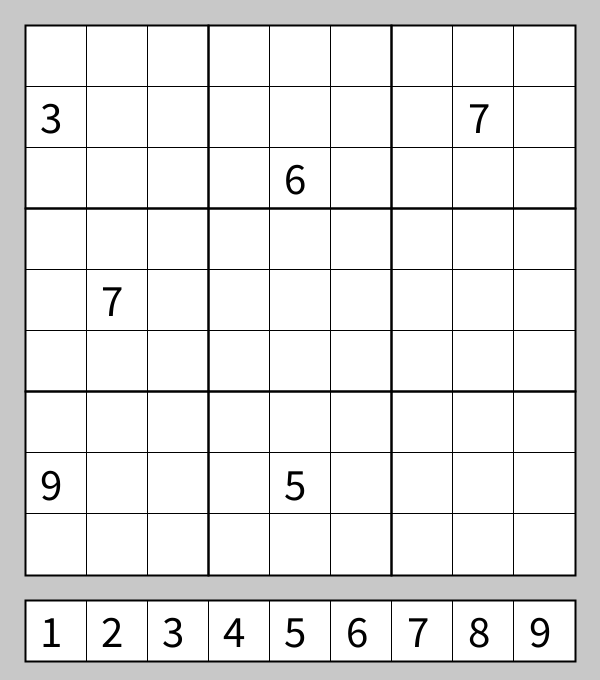
Frame 1 (no input)
Frame 60 (the mouse pressed at the canvas centre just before this capture): identical to frame 1, image omitted
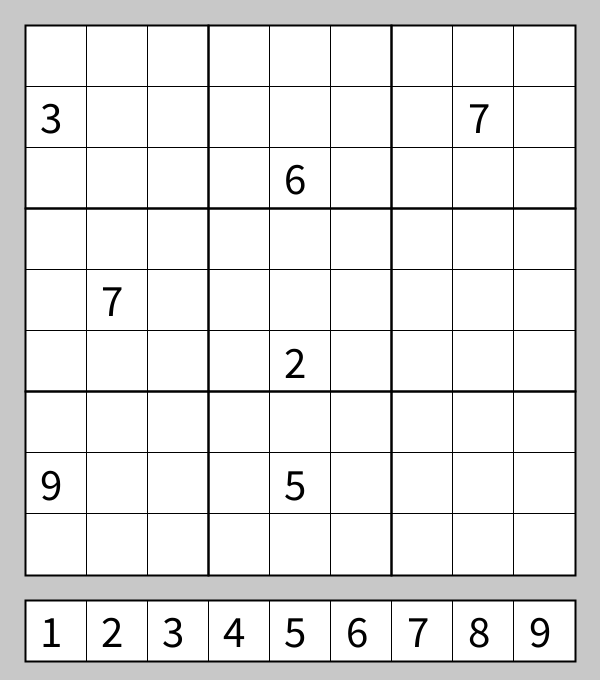
Frame 120 (the mouse held since frame 60 and released just before this capture)

The Processing sketch that drew these frames (run headless with seeded random() and noise(); from frame 60 on, the mouse is pressed at the canvas centre):

// Processing sketch: sudoku
// ── sudoku.pde
int[] num = {
  0,0,0,  0,0,0,  0,0,0,
  3,0,0,  0,0,0,  0,7,0,
  0,0,0,  0,6,0,  0,0,0,
  
  0,0,0,  0,0,0,  0,0,0,
  0,7,0,  0,0,0,  0,0,0,
  0,0,0,  0,0,0,  0,0,0,
  
  0,0,0,  0,0,0,  0,0,0,
  9,0,0,  0,5,0,  0,0,0,
  0,0,0,  0,0,0,  0,0,0,  
};

PVector textDrawOffset = new PVector(15, 47); //Offset of text in each square
PVector gridStart = new PVector(25, 25); //Start position (top left) of sudoku in pixels
float gridSize = 550; //Size of sudoku in pixels

boolean mouseDown = false;

int numberSelected = 2;

void setup() {
  size(600, 680);  
}

void draw() {
  background(200);
  drawGrid();
  drawButtons();
}

void drawButtons() {
  pushMatrix();
  translate(gridStart.x, gridStart.y);
  
  // Drawing the buttons
  for (int i = 0; i < 9; i++) {
    fill(255);
    strokeWeight(1);
    rect(i * gridSize/9, gridSize + 25, gridSize/9, gridSize/9);
    fill(0);
    text(i+1, i*gridSize/9 + textDrawOffset.x, gridSize + 25 + textDrawOffset.y);
  }
  noFill();
  strokeWeight(2);
  rect(0, gridSize + 25, gridSize, gridSize/9);
  popMatrix();
}

void drawGrid() {
  pushMatrix();
  translate(gridStart.x, gridStart.y);
  fill(255);
  strokeWeight(1);
  textSize(45);
  
  // Drawing all small squares, including the numbers in them
  for (int y = 0; y < 9; y++) {
    for (int x = 0; x < 9; x++) {      
      fill(255);
      rect(x*gridSize/9, y*gridSize/9, gridSize/9, gridSize/9);
      fill(0);
      if (num[x+y*9] != 0) text(num[x+y*9], x*gridSize/9 + textDrawOffset.x, y*gridSize/9 + textDrawOffset.y);
    }
  }
  noFill();
  strokeWeight(2);
  
  // Drawing all 9 big squares
  for (int y = 0; y < 3; y++) {
    for (int x = 0; x < 3; x++) {
      rect(x*gridSize/3, y*gridSize/3, gridSize/3, gridSize/3);
    }
  }
  popMatrix();
}

void mousePressed() {
  
  // Checking whether mouse is on grid
  if (mouseX >= gridStart.x && mouseX <= gridStart.x + gridSize && mouseY >= gridStart.y && mouseY <= gridStart.y + gridSize) {
    
    // Number selected = 0 means no number is selected
    if (numberSelected != 0) {
      
      // Calculating mouse position relative to grid
      float mx = mouseX-gridStart.x;
      float my = mouseY-gridStart.y;
      
      // Calculating the index on grid from aforementioned relative mouse position
      int index = floor(my/(gridSize/9)) * 9 + floor(mx/(gridSize/9));
      num[index] = numberSelected;
      print(index + "\n");
    }
  }
  
  // Checking whether mouse is on bar to choose number
  else if (mouseX >= gridStart.x && mouseX <= gridStart.x + gridSize && mouseY >= gridStart.y + gridSize + 25 && mouseY <= gridStart.y + gridSize + 25 + gridSize/9) {
    
    // Calculating the new numebr from relative mouse position
    numberSelected = ceil((mouseX-gridStart.x)/(gridSize/9));
    print("new number selected " + numberSelected + "\n");
  }
  mouseDown = true;
}


void mouseReleased() {
  mouseDown = false;
}
